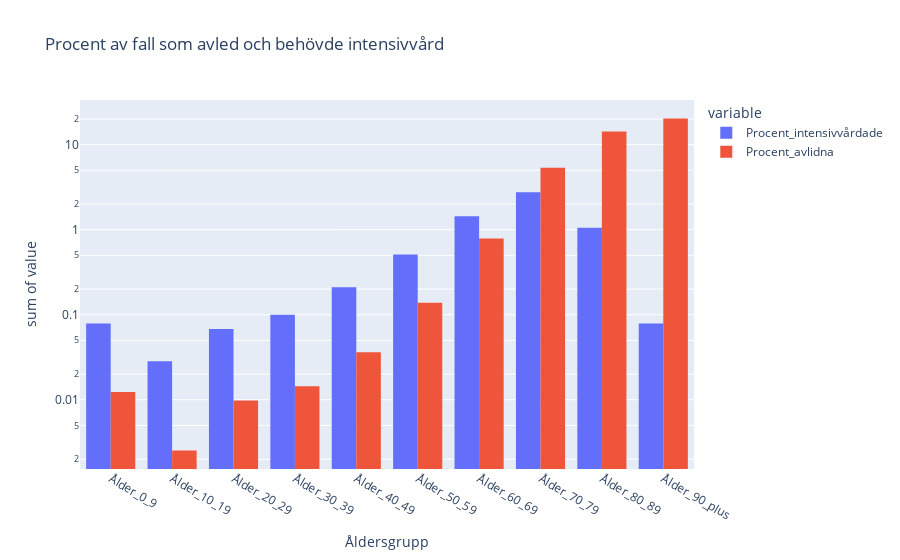

Here is the notebook cell this chart was saved with:
### Code cell
px.histogram(
    df,
    x="Åldersgrupp",
    y=["Procent_intensivvårdade", "Procent_avlidna"],
    title="Procent av fall som avled och behövde intensivvård",
    barmode="group",
    log_y=True, 
)

### Figure 1 — Plotly figure (JSON) as saved in the notebook; plotly's stock layout.template omitted (floating-point values rounded to 4 significant figures)
{"data": [{"alignmentgroup": "True", "bingroup": "x", "histfunc": "sum", "hovertemplate": "variable=Procent_intensivvårdade<br>Åldersgrupp=%{x}<br>sum of value=%{y}<extra></extra>", "legendgroup": "Procent_intensivvårdade", "marker": {"color": "#636efa", "pattern": {"shape": ""}}, "name": "Procent_intensivvårdade", "offsetgroup": "Procent_intensivvårdade", "orientation": "v", "showlegend": true, "type": "histogram", "x": ["Ålder_0_9", "Ålder_10_19", "Ålder_20_29", "Ålder_30_39", "Ålder_40_49", "Ålder_50_59", "Ålder_60_69", "Ålder_70_79", "Ålder_80_89", "Ålder_90_plus"], "xaxis": "x", "y": [0.07894, 0.02838, 0.0681, 0.09971, 0.21, 0.5105, 1.441, 2.749, 1.052, 0.07872], "yaxis": "y"}, {"alignmentgroup": "True", "bingroup": "x", "histfunc": "sum", "hovertemplate": "variable=Procent_avlidna<br>Åldersgrupp=%{x}<br>sum of value=%{y}<extra></extra>", "legendgroup": "Procent_avlidna", "marker": {"color": "#EF553B", "pattern": {"shape": ""}}, "name": "Procent_avlidna", "offsetgroup": "Procent_avlidna", "orientation": "v", "showlegend": true, "type": "histogram", "x": ["Ålder_0_9", "Ålder_10_19", "Ålder_20_29", "Ålder_30_39", "Ålder_40_49", "Ålder_50_59", "Ålder_60_69", "Ålder_70_79", "Ålder_80_89", "Ålder_90_plus"], "xaxis": "x", "y": [0.01231, 0.002529, 0.009797, 0.01439, 0.03623, 0.1382, 0.7897, 5.344, 14.31, 20.32], "yaxis": "y"}], "layout": {"barmode": "group", "legend": {"title": {"text": "variable"}, "tracegroupgap": 0}, "title": {"text": "Procent av fall som avled och behövde intensivvård"}, "xaxis": {"anchor": "y", "domain": [0, 1], "title": {"text": "Åldersgrupp"}}, "yaxis": {"anchor": "x", "domain": [0, 1], "title": {"text": "sum of value"}, "type": "log"}}}
